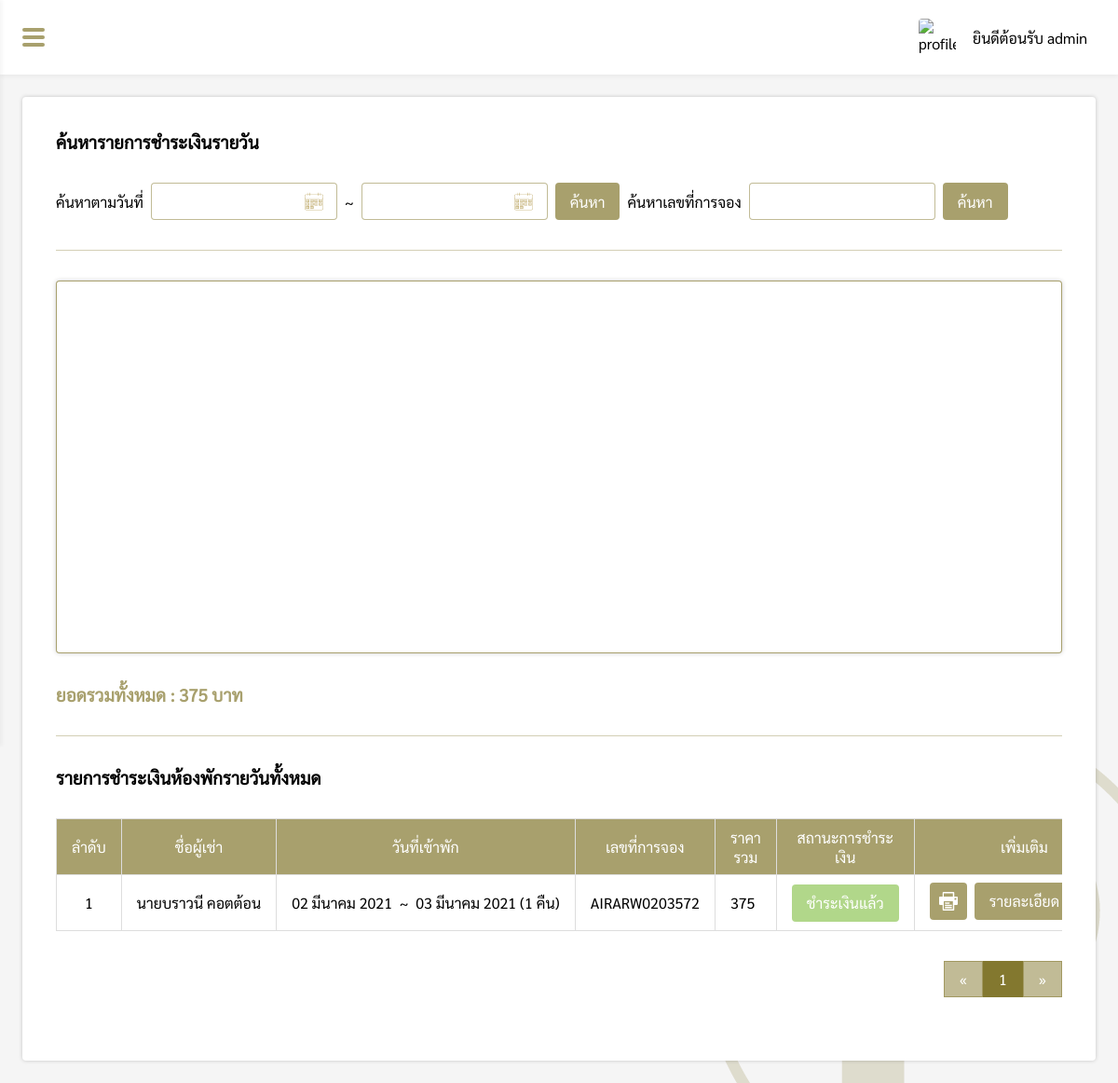
The app's page /pages/manage/dailyCost/index.php (signed in), older data.
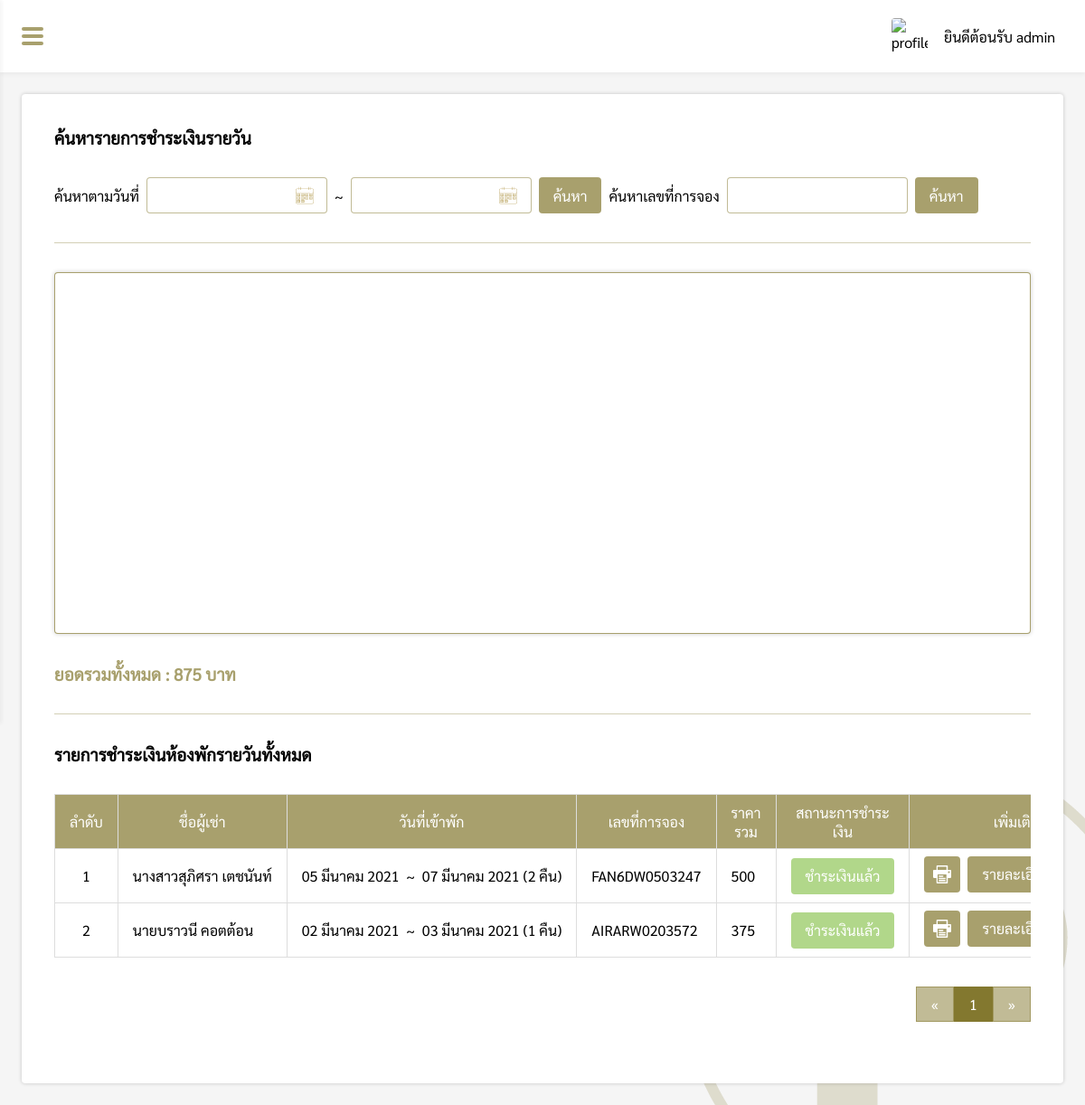
The same page, newer data.
### tables this page shows
CREATE TABLE `dailycost` (
  `dailycost_id` int(11) NOT NULL,
  `code` varchar(13) NOT NULL,
  `damages` float(11,2) DEFAULT NULL,
  `total_allprice` float(11,2) NOT NULL,
  `pay_status` varchar(20) NOT NULL,
  `pay_img` varchar(100) DEFAULT NULL,
  `payafter_d_img` varchar(100) DEFAULT NULL
);

CREATE TABLE `daily` (
  `daily_id` int(11) NOT NULL,
  `name_title` varchar(10) NOT NULL,
  `firstname` varchar(50) NOT NULL,
  `lastname` varchar(50) NOT NULL,
  `id_card` varchar(13) NOT NULL,
  `email` varchar(100) NOT NULL,
  `tel` varchar(10) NOT NULL,
  `code` varchar(13) NOT NULL,
  `check_in` varchar(20) NOT NULL,
  `check_out` varchar(20) NOT NULL,
  `night` int(11) NOT NULL,
  `people` int(11) NOT NULL,
  `air_room` int(11) NOT NULL,
  `fan_room` int(11) NOT NULL,
  `daily_status` varchar(20) NOT NULL,
  `total_price` float(11,2) NOT NULL,
  `payment_price` float(11,2) NOT NULL,
  `payment_img` varchar(100) DEFAULT NULL,
  `warning_date` varchar(20) DEFAULT NULL,
  `room_select` varchar(100) DEFAULT NULL
);

### pages/connection.php (called while the page is built, shortened)
<?php
$conn = mysqli_connect("localhost", "root", "", "Pingfah") or die("Error: " . mysqli_error($conn));
mysqli_query($conn, "SET NAMES 'utf8' ");
$sql = "SELECT * FROM daily";
$result = $conn->query($sql);

### pages/manage/dailyCost/index.php (the view, shortened to what the changed rows need)
<?php
if($_SESSION['level'] == 'admin' || $_SESSION['level'] == 'employee'){
    include("../../connection.php");
    $check_in = @$_REQUEST['check_in'];
    $check_out = @$_REQUEST['check_out'];
    $code = @$_REQUEST['code'];
    function DateThai($strDate)
    {
        $strYear = date("Y",strtotime($strDate));
        $strMonth= date("n",strtotime($strDate));
        $strDay= date("d",strtotime($strDate));
        $strMonthCut = Array("","มกราคม", "กุมภาพันธ์", "มีนาคม","เมษายน", "พฤษภาคม", "มิถุนายน", "กรกฎาคม","สิงหาคม", "กันยายน", "ตุลาคม", "พฤศจิกายน", "ธันวาคม");
        $strMonthThai=$strMonthCut[$strMonth];
        return "$strDay $strMonthThai $strYear";
    }
    if($check_in != "" && $check_out != ""){
        $query = "SELECT * FROM (SELECT b.check_in ,SUM(a.total_allprice) as daily_price FROM dailycost a INNER JOIN daily b ON a.dailycost_id = b.daily_id WHERE ((check_in BETWEEN '$check_in' AND '$check_out') OR (check_out BETWEEN '$check_in' AND '$check_out') OR ('$check_in' BETWEEN check_in AND check_out) OR ('$check_out' BETWEEN check_in AND check_out )) GROUP BY b.check_in ORDER BY b.check_in DESC LIMIT 5) sub ORDER BY check_in ASC";
    }else{
        $query = "SELECT * FROM (SELECT b.check_in ,SUM(a.total_allprice) as daily_price FROM dailycost a INNER JOIN daily b ON a.dailycost_id = b.daily_id GROUP BY b.check_in ORDER BY b.check_in DESC LIMIT 5) sub ORDER BY check_in ASC";
    }
    $query_result = mysqli_query($conn, $query);
    $datax = array();
    foreach ($query_result as $k) {
        $datax[] = "['".DateThai($k['check_in'])."'".", ".$k['daily_price']."]";
    }
    $datax = implode(",", $datax);
?>
<!DOCTYPE html>
<html lang="en">
<head>
    <link rel="stylesheet" href="../../../css/dailyCost.css">
    <link rel="stylesheet" href="../../../css/my-style.css">
    <link rel="stylesheet" href="../../../css/navbar.css">
</head>
<body>
    <?php include("../../../components/sidebar.php"); ?>
    <div class="box">
        <div id="box-padding" style="padding:24px;">
            <div class="dailycost-box">
                <h3>ค้นหารายการชำระเงินรายวัน</h3>
                <div class="search">
                    <label class="search-topic" style="padding:10px 8px 0 0;">ค้นหาตามวันที่</label>
                    <div class="from-box" style="position:relative;">
                        <input type="text" class="roundtrip-input" id="check_in"
                            value="<?php if(isset($check_in)){ echo DateThai($check_in); } ?>">
                    </div>
                    <label class="to-text" style="padding:10px 8px 0 8px;">~</label>
                    <div class="to-box" style="position:relative;">
                        <input type="text" class="roundtrip-input" id="check_out"
                            value="<?php if(isset($check_out)){ echo DateThai($check_out); } ?>">
                    </div>
                    <button class="search-btn" type="button" id="searchDate">ค้นหา</button>
                    <label class="searchcode-topic" style="padding:10px 8px 0 0;">ค้นหาเลขที่การจอง</label>
                    <div class="searchcode-box" >
                        <input type="text" id="code" value="<?php echo $code?>">
                    </div>
                    <button class="searchcode-btn" type="button" id="searchCode">ค้นหา</button>
                </div>
                <div class="hr"></div>
                <div class="card">
                    <?php
                    if(strlen($datax) != 0){
                    ?>
                    <div id="curve_chart" class="chart"></div>
                    <?php
                    }else{
                        echo "<p style='margin:auto;'>ไม่มีข้อมูล</p>";
                    }
                    ?>
                </div>
                <div style="padding-top:32px;">
                    <?php
                    if(isset($check_in) && isset($check_out)){
                        $search_totalprice = mysqli_query($conn, "SELECT SUM(a.total_allprice) as allprice FROM dailycost a INNER JOIN daily b ON a.dailycost_id = b.daily_id WHERE ((check_in BETWEEN '$check_in' AND '$check_out') OR (check_out BETWEEN '$check_in' AND '$check_out') OR ('$check_in' BETWEEN check_in AND check_out) OR ('$check_out' BETWEEN check_in AND check_out ))");
                    }else{
                        $search_totalprice = mysqli_query($conn, "SELECT SUM(total_allprice) as allprice FROM dailycost");
                    }
                    $result_totalprice = mysqli_fetch_assoc($search_totalprice);
                    ?>
                    <h3 style="color: rgb(131, 120, 47, 0.7);">ยอดรวมทั้งหมด : <?php echo number_format($result_totalprice["allprice"]); ?> บาท</h3>
                </div>
                <div class="hr"></div>
                <?php
                $perpage = 10;
                if(isset($_GET['page'])){
                    $page = $_GET['page'];
                }else{
                    $page = 1;
                }
                $start = ($page - 1) * $perpage;
                $num = $start + 1;
                if(isset($check_in) && isset($check_out)){
                    $sql = "SELECT a.*, b.* FROM dailycost a INNER JOIN daily b ON a.dailycost_id = b.daily_id WHERE (check_in BETWEEN '$check_in' AND '$check_out') OR (check_out BETWEEN '$check_in' AND '$check_out') OR ('$check_in' BETWEEN check_in AND check_out) OR ('$check_out' BETWEEN check_in AND check_out ) ORDER BY dailycost_id DESC LIMIT {$start} , {$perpage}";
                }else if(isset($code)){
                    $sql = "SELECT a.*, b.* FROM dailycost a INNER JOIN daily b ON a.dailycost_id = b.daily_id WHERE a.code = '$code' ORDER BY dailycost_id DESC";
                }else{
                    $sql = "SELECT a.*, b.* FROM dailycost a INNER JOIN daily b ON a.dailycost_id = b.daily_id ORDER BY dailycost_id DESC LIMIT {$start} , {$perpage}";
                }
                $result = $conn->query($sql);
                if(isset($code)){
                    echo "<h3>ผลลัพธ์การค้นหา : $code</h3>";
                }else{
                    echo "<h3>รายการชำระเงินห้องพักรายวันทั้งหมด</h3>";
                }
                if ($result->num_rows > 0) {
                ?>
                <div style="overflow-x: auto;overflow-y: hidden;">
                    <table>
                        <tr>
                            <th>ลำดับ</th>
                            <th>ชื่อผู้เช่า</th>
                            <th>วันที่เข้าพัก</th>
                            <th>เลขที่การจอง</th>
                            <th>ราคารวม</th>
                            <th>สถานะการชำระเงิน</th>
                            <th>เพิ่มเติม</th>
                        </tr>
                        <?php
                            while($row = $result->fetch_assoc()) {
                            $calculate = strtotime($row["check_out"]) - strtotime($row["check_in"]);
                            $night = floor($calculate / 86400);
                        ?>
                        <tr>
                            <td><?php echo $num; ?></td>
                            <td><?php echo $row["name_title"].$row['firstname'] ." " .$row['lastname']; ?></td>
                            <td><?php echo DateThai($row['check_in']) ."&nbsp; ~ &nbsp;" .DateThai($row['check_out'])." (".$night." คืน)"; ?>
                            </td>
                            <td><?php echo $row['code']; ?></td>
                            <td><?php echo number_format($row['total_allprice']); ?></td>
                            <td><button class="status-success"><?php echo $row['pay_status']; ?></button></td>
                            <td>
                                <div class="option-grid">
                                    <a href="receipt_deposit_back.php?code=<?php echo $row["code"]; ?>" target="_blank"><button type="button" class="print" title="ใบเสร็จคืนค่ามัดจำคีย์การ์ด"></button></a>
                                    <a href="dailyCostDetail.php?dailycost_id=<?php echo $row['dailycost_id']; ?>"><button>รายละเอียด</button></a>
                                </div>
                            </td>
                        </tr>
                        <?php $num++; } ?>
                    </table>
                </div>
                <?php
                    $sql2 = "SELECT * FROM dailycost";
                    $query2 = mysqli_query($conn, $sql2);
                    $total_record = mysqli_num_rows($query2);
                    $total_page = ceil($total_record / $perpage);
                    ?>
                <div style="display:flex;justify-content:flex-end">
                    <div class="pagination">
                        <a href="index.php?page=1">&laquo;</a>
                        <?php for($i=1;$i<=$total_page;$i++){ ?>
                        <a href="index.php?page=<?php echo $i; ?>"  <?php if($page == $i){ echo "style='background-color: rgb(131, 120, 47, 1);color:#fff;'"; }?>><?php echo $i; ?></a>
                        <?php } ?>
                        <a href="index.php?page=<?php echo $total_page; ?>"  <?php if($page == $i){ echo "style='background-color: rgb(131, 120, 47, 1);color:#fff;'"; }?>>&raquo;</a>
                    </div>
                </div>
                <?php
                }else{
                    echo "<div style='padding-top:32px;'>ไม่มีรายการชำระเงินเช่ารายวัน</div>";
                }
                ?>
            </div>
        </div>
    </div>
</body>
</html>
<?php
}else{
    Header("Location: ../../login.php");
}
?>

Row changes from the older to the newer data that the page shows:
added dailycost: daily.name_title "นางสาว", daily.firstname "สุภิศรา", daily.lastname "เตชนันท์", daily.check_in "05 มีนาคม 2021", daily.check_out "07 มีนาคม 2021", daily.check_out+check_in "2", daily.code "FAN6DW0503247", total_allprice "500", pay_status "ชำระเงินแล้ว"
Text that changed along with them:
$result_totalprice["allprice"]: "375" → "875"
